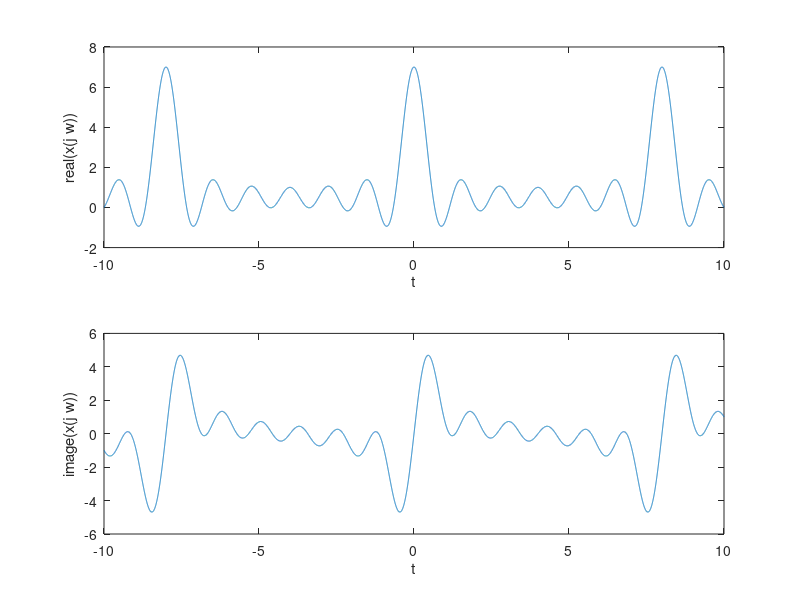

This chart was generated by the following MATLAB code:
%Set 1 - Plotting magnitude and phase of complex functions of a real variable

%Plot the magnitude and phase of the function X(jω)=jω/(1+jω) as a function of ω for −10π≤ω≤10π

omega = linspace(-2*pi,2*pi,1000);
%x = (j*omega)./(1+j*omega);
x = 1./(1+j*omega);
subplot(2,1,1),plot(omega,abs(x));
xlabel('\omega'),ylabel('|x(j w)|');
subplot(2,1,2),plot(omega,angle(x));
xlabel('w'),ylabel('phase(x(j w))');


%% Plot the magnitude and phase of the function x(t)=imag(3-e^(1-j2π)t) as a function of t for −10≤t≤10
t = -10:0.01:10;
x = imag(3-exp((1-2*j*pi)*t));
subplot(2,1,1),plot(t,abs(x));
xlabel('t'),ylabel('|x(t)|');
subplot(2,1,2),plot(t,angle(x));
xlabel('t'),ylabel('phase(x(j w))');

%%
% Plot the magnitude and phase of the function X(jω)=e^j3ω+e^j5ω  as a function of ω for −10π≤ω≤10π.
% For what values of ω is X(jω)=0? Solve tihs problem analytically and verify your answer.
omega = linspace(-10*pi,10*pi,100);
x = exp(j*3*omega)+exp(5*j*omega);
subplot(2,1,1),plot(omega,abs(x));
xlabel('w'),ylabel('|x(j w)|');
subplot(2,1,2),plot(omega,angle(x));
xlabel('w'),ylabel('phase(x(j w))');

%Consider the complex function x(t)=∑_(k=0)^6e^(j2πkt/8. 
% Evaluate this sum in MATLAB either by using the sum function or using a for loop. 
% Plot the real and imaginary parts of x(t) versus t for −10≤t≤10. 
% Now, analytically determine a closed-form expression for x(t). 
% Plot this function in MATLAB and verify that both of them coincide.
t = -10:0.001:10;
x_i = [exp(j*2*pi*0*t/8);
exp(j*2*pi*1*t/8);
exp(j*2*pi*2*t/8);
exp(j*2*pi*3*t/8);
exp(j*2*pi*4*t/8);
exp(j*2*pi*5*t/8);
exp(j*2*pi*6*t/8)];
x = sum(x_i, 1);
subplot(2,1,1),plot(t,real(x));
xlabel('t'),ylabel('real(x(j w))');
subplot(2,1,2),plot(t,imag(x));
xlabel('t'),ylabel('image(x(j w))');